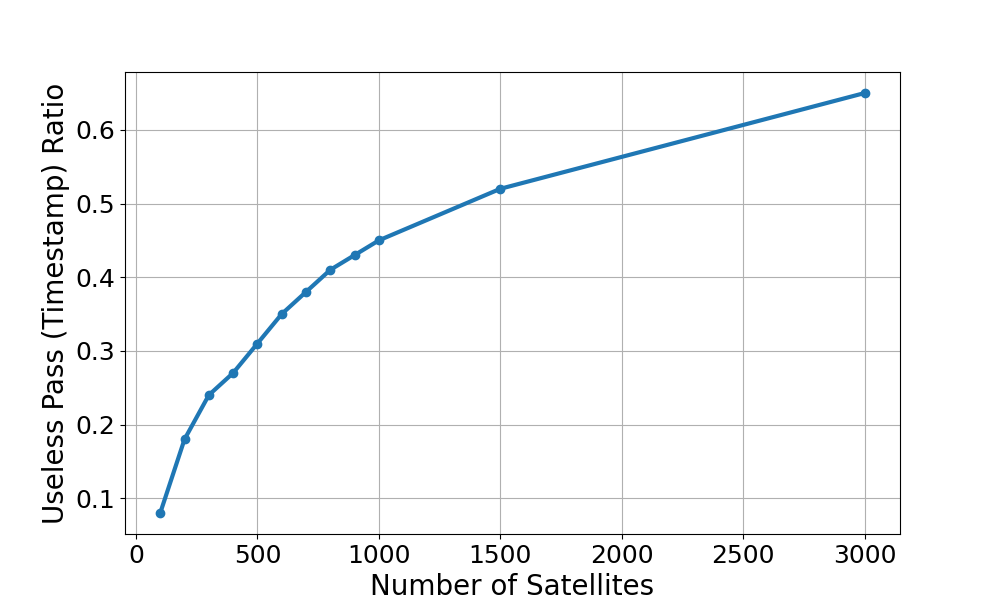

Source code (Python):
import matplotlib.pyplot as plt
import sys
import plot_config

# Read the summary file
summary_file_path = 'NumSat/summary_file.txt'

number_of_sats = []
useless_ratios = []

with open(summary_file_path, 'r') as file:
    lines = file.readlines()
    for line in lines:
        # print(f"Processing line: {line.strip()}")
        parts = line.strip().split(': Useless timestamp ratio: ')
        if len(parts) == 2:
            try:
                file_name_part = parts[0].strip().split('_')
                # print(f"Parsed file_name_part: {file_name_part}")
                file_size = int(file_name_part[1])
                useless_ratio = float(parts[1])
                number_of_sats.append(file_size)
                useless_ratios.append(useless_ratio)
            except (IndexError, ValueError) as e:
                print(f"Error parsing line: {line.strip()}")
                print(f"Exception: {e}")

# Ensure there is data to plot
if not number_of_sats or not useless_ratios:
    print("No data to plot. Please check the summary file for correct format.")
    sys.exit(1)

# Sort the data by file size
sorted_data = sorted(zip(number_of_sats, useless_ratios))
number_of_sats, useless_ratios = zip(*sorted_data)

# Plot the data
plt.figure()
plt.plot(number_of_sats, useless_ratios, marker='o')
# plt.title('Useless Timestamp Ratio vs. File Size')
plt.xlabel('Number of Satellites')
plt.ylabel('Useless Pass (Timestamp) Ratio')
plt.grid(True)
# plt.show()
plt.savefig('plot_numsat_useless_timestamps.png')